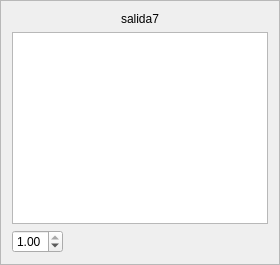
                     <widget class="QFrame" name="outframe7">
                      <property name="sizePolicy">
                       <sizepolicy hsizetype="Preferred" vsizetype="Preferred">
                        <horstretch>0</horstretch>
                        <verstretch>0</verstretch>
                       </sizepolicy>
                      </property>
                      <property name="frameShape">
                       <enum>QFrame::StyledPanel</enum>
                      </property>
                      <property name="frameShadow">
                       <enum>QFrame::Raised</enum>
                      </property>
                      <layout class="QGridLayout" name="gridLayout_43">
                       <item row="0" column="0">
                        <layout class="QVBoxLayout" name="verticalLayout_34">
                         <item>
                          <widget class="QLabel" name="outlabel7">
                           <property name="sizePolicy">
                            <sizepolicy hsizetype="Expanding" vsizetype="Preferred">
                             <horstretch>0</horstretch>
                             <verstretch>0</verstretch>
                            </sizepolicy>
                           </property>
                           <property name="text">
                            <string>salida7</string>
                           </property>
                           <property name="alignment">
                            <set>Qt::AlignCenter</set>
                           </property>
                          </widget>
                         </item>
                         <item>
                          <widget class="QListWidget" name="outlist7">
                           <property name="sizePolicy">
                            <sizepolicy hsizetype="Preferred" vsizetype="Expanding">
                             <horstretch>0</horstretch>
                             <verstretch>0</verstretch>
                            </sizepolicy>
                           </property>
                          </widget>
                         </item>
                         <item>
                          <widget class="QDoubleSpinBox" name="outweight7">
                           <property name="sizePolicy">
                            <sizepolicy hsizetype="Fixed" vsizetype="Fixed">
                             <horstretch>0</horstretch>
                             <verstretch>0</verstretch>
                            </sizepolicy>
                           </property>
                           <property name="accelerated">
                            <bool>true</bool>
                           </property>
                           <property name="maximum">
                            <double>1.000000000000000</double>
                           </property>
                           <property name="singleStep">
                            <double>0.010000000000000</double>
                           </property>
                           <property name="value">
                            <double>1.000000000000000</double>
                           </property>
                          </widget>
                         </item>
                        </layout>
                       </item>
                      </layout>
                     </widget>
